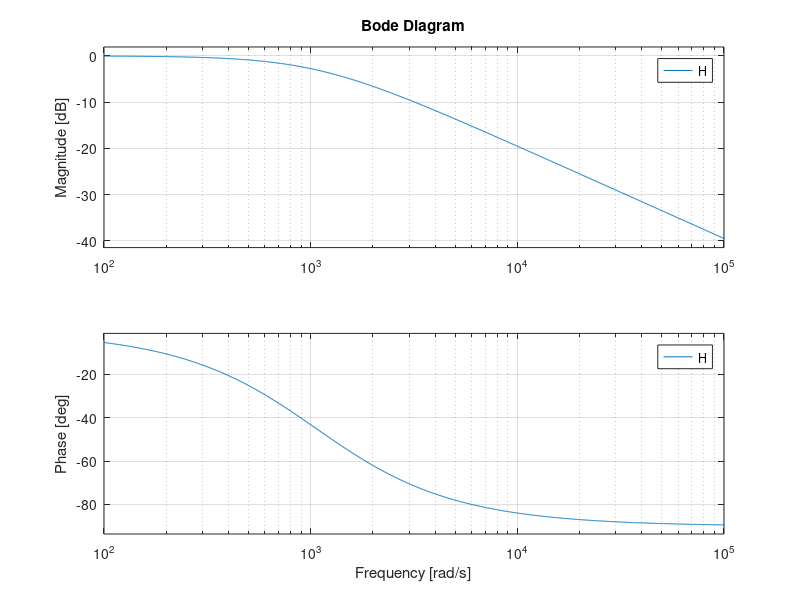

Here is the MATLAB script that generated this plot:
Cs = 4.7e-6;
Req = 200;

fL = 1 / (2*pi * Cs * Req)

As=[(Req * Cs) 1];% cS+d
Bs=[1]; % aS+b where b=0
H=tf(Bs,As);
bode(H);
grid on

fL_bode_plot = 1.06e3 / (2*pi)

fL_divide_by_10 = fL_bode_plot / 10

fL_times_10 = fL_bode_plot * 10

ff=[0 fL/10 fL fL*10 10^10]
ss=2*pi*1i*ff % s=jw=j*2*pi*f
hh=Req./(Req*Cs*ss+1) % hh -> frequency response
abs(hh) % this outouts the magnitude or abs( H(j*2*pi*f) )
angle(hh) % this outputs the angle portion of the table